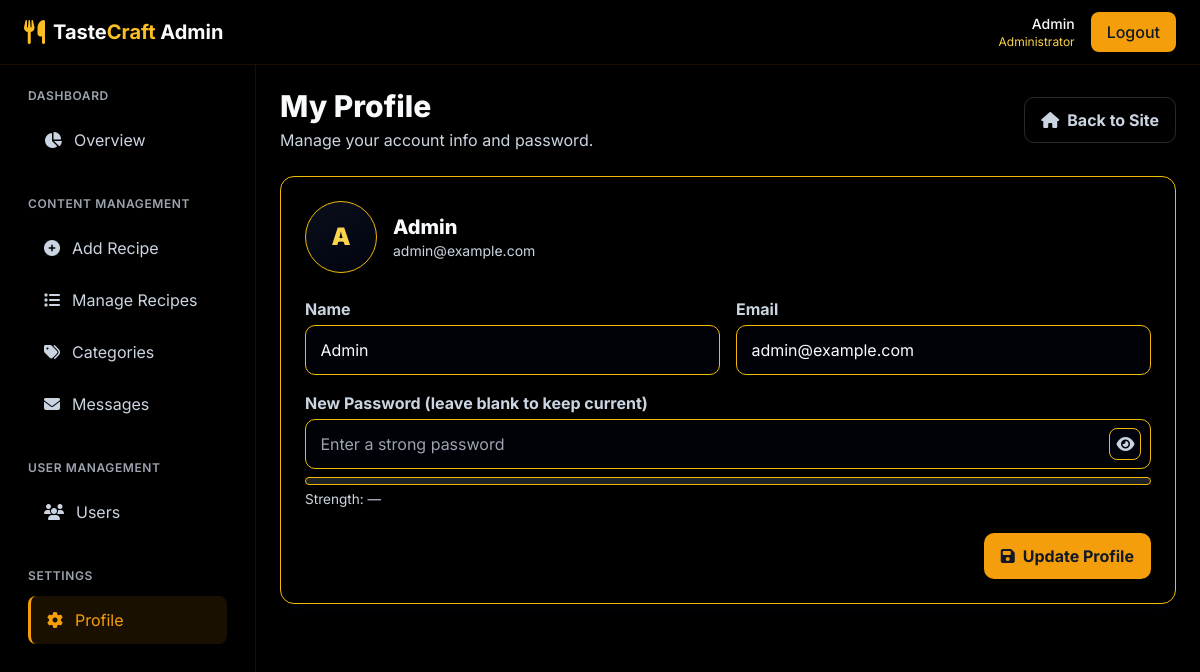
Screenshot of /admin/profile.php (signed in) with the database file from the repository.
### tables this page shows
CREATE TABLE `users` (
  `id` int(10) UNSIGNED NOT NULL,
  `name` varchar(100) NOT NULL,
  `email` varchar(255) NOT NULL,
  `password` varchar(255) NOT NULL,
  `role` enum('user','admin') NOT NULL DEFAULT 'user',
  `created_at` timestamp NOT NULL DEFAULT current_timestamp()
);

### admin/profile.php (the view, shortened to what this page needs)
<?php
$db = new Database();
$pdo = $db->getConnection();
$userId = $_SESSION['user_id'];
$stmt = $pdo->prepare("SELECT name, email FROM users WHERE id = ?");
$stmt->execute([$userId]);
$user = $stmt->fetch(PDO::FETCH_ASSOC);
$initial = 'U';
if (!empty($user['name'])) {
    if (function_exists('mb_substr')) {
        $initial = strtoupper(mb_substr($user['name'], 0, 1, 'UTF-8'));
    } else {
        $initial = strtoupper(substr($user['name'], 0, 1));
    }
}
?>
<div class="flex items-center justify-between mb-6">
  <div>
    <h1 class="text-2xl md:text-3xl font-extrabold page-head mb-1">My Profile</h1>
    <p class="subtext">Manage your account info and password.</p>
  </div>
  <div class="flex items-center gap-2">
    <a href="../index.php" class="btn btn-outline"><i class="fas fa-home"></i> Back to Site</a>
  </div>
</div>
<div class="card p-6">
  <div class="flex items-center gap-4 mb-6">
    <div class="avatar"><?= htmlspecialchars($initial) ?></div>
    <div>
      <div class="text-xl font-extrabold page-head"><?= htmlspecialchars($user['name'] ?? 'User') ?></div>
      <div class="subtext text-sm"><?= htmlspecialchars($user['email'] ?? '') ?></div>
    </div>
  </div>
  <form method="POST" class="grid grid-cols-1 md:grid-cols-2 gap-4">
    <div class="col-span-1">
      <label class="block mb-1">Name</label>
      <input type="text" name="name" value="<?= htmlspecialchars($user['name']) ?>" class="form-input" placeholder="Your full name" required>
    </div>
    <div class="col-span-1">
      <label class="block mb-1">Email</label>
      <input type="email" name="email" value="<?= htmlspecialchars($user['email']) ?>" class="form-input" placeholder="you@example.com" required>
    </div>
    <div class="md:col-span-2">
      <label class="block mb-1">New Password (leave blank to keep current)</label>
      <div class="input-group">
        <input id="password" type="password" name="password" class="form-input pr-12" placeholder="Enter a strong password">
        <button type="button" class="input-icon" onclick="togglePassword()" aria-label="Toggle password visibility">
          <i id="pwToggleIcon" class="fas fa-eye"></i>
        </button>
      </div>
      <div class="mt-2 strength"><div id="strengthBar" class="strength-bar"></div></div>
      <div id="strengthLabel" class="strength-label mt-1">Strength: —</div>
    </div>
    <div class="md:col-span-2 flex justify-end gap-2 pt-2">
      <button type="submit" class="btn btn-primary"><i class="fas fa-save"></i> Update Profile</button>
    </div>
  </form>
</div>
<?php
include 'layout.php';
?>

### admin/layout.php (style rules this page uses)
:root { --primary-dark: #000000ff; --primary: #000000ff; --secondary: #f59e0b; --secondary-light: #fcd34d; --accent: #b45309; --text-primary: #f8fafc; --text-secondary: #cbd5e1; --card-bg: rgba(0, 0, 0, 0.8); --hover-bg: rgba(245, 158, 11, 0.1); }
body { background: linear-gradient(135deg, var(--primary-dark), var(--primary)); font-family: 'Inter', sans-serif; min-height: 100vh; color: var(--text-primary); }
.card { background: var(--card-bg); border-radius: 0.75rem; border: 1px solid rgba(245, 158, 11, 0.15); box-shadow: 0 4px 6px -1px rgba(0, 0, 0, 0.1), 0 2px 4px -1px rgba(0, 0, 0, 0.06); }

### admin/profile.php (style rules this page uses)
:root { --primary-dark: #000000ff; --danger-dark: #bd1907ff; --danger: red; --primary: #000000ff; --secondary: #f59e0b; --secondary-light: #fcd34d; --accent: #b45309; --text-primary: #f8fafc; --text-secondary: #cbd5e1; --card-bg: rgba(0, 0, 0, 0.8); --hover-bg: rgba(245, 158, 11, 0.1); --border-soft: rgba(240, 186, 10, 1); }
.page-head { color: var(--text-primary); }
.subtext { color: var(--text-secondary); }
.card { background: var(--card-bg); border: 1px solid var(--border-soft); border-radius: 14px; box-shadow: 0 8px 24px rgba(2, 6, 23, 0.35); backdrop-filter: blur(6px); transition: transform .2s ease, box-shadow .2s ease; }
.btn { display: inline-flex; align-items: center; justify-content: center; gap: .5rem; padding: .6rem 1rem; border-radius: 10px; font-weight: 700; border: 1px solid transparent; cursor: pointer; transition: all .15s ease; }
.btn-primary { background: var(--secondary); color: #111827; }
.btn-outline { background: transparent; color: var(--text-secondary); border-color: rgba(148,163,184,.25); }
.form-input, .form-textarea { width: 100%; padding: .75rem .9rem; border-radius: 10px; border: 1px solid var(--border-soft); background: rgba(2, 6, 23, 0.35); color: var(--text-primary); transition: border-color .15s ease, box-shadow .15s ease; }
label { color: var(--text-secondary); font-weight: 700; }
.avatar { width: 72px; height: 72px; border-radius: 50%; background: linear-gradient(145deg, rgba(15,23,42,.65), rgba(2,6,23,.65)); border: 1px solid var(--border-soft); color: var(--secondary-light); font-weight: 900; font-size: 1.5rem; display:flex; align-items:center; justify-content:center; }
.input-group { position: relative; }
.input-icon { position: absolute; right: .6rem; top: 50%; transform: translateY(-50%); color: var(--text-secondary); cursor: pointer; border: 1px solid var(--border-soft); width: 2rem; height: 2rem; display: inline-flex; align-items: center; justify-content: center; border-radius: 8px; background: rgba(2, 6, 23, 0.35); }
.strength { height: 8px; border-radius: 9999px; background: rgba(148,163,184,.2); overflow: hidden; border: 1px solid var(--border-soft); }
.strength-label { font-size: .85rem; color: var(--text-secondary); }

### rows the page displays
users: name "A", name "Admin", email "admin@example.com"

### other values shown
$_SESSION['user_name'] "Admin"
